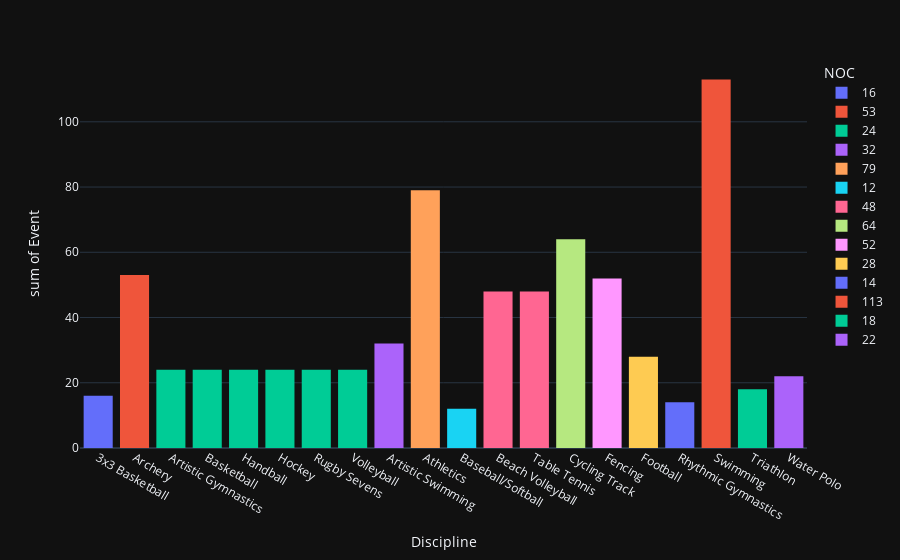

The notebook cell this image was saved under:
### Code cell
px.histogram(data_frame=eventdata,x='Discipline',y='Event',color='NOC',template='plotly_dark')

### Figure 1 — Plotly figure (JSON) as saved in the notebook; plotly's stock layout.template omitted (floating-point values rounded to 4 significant figures)
{"data": [{"alignmentgroup": "True", "bingroup": "x", "histfunc": "sum", "hovertemplate": "NOC=16<br>Discipline=%{x}<br>sum of Event=%{y}<extra></extra>", "legendgroup": "16", "marker": {"color": "#636efa", "pattern": {"shape": ""}}, "name": "16", "offsetgroup": "16", "orientation": "v", "showlegend": true, "type": "histogram", "x": ["3x3 Basketball"], "xaxis": "x", "y": [16], "yaxis": "y"}, {"alignmentgroup": "True", "bingroup": "x", "histfunc": "sum", "hovertemplate": "NOC=53<br>Discipline=%{x}<br>sum of Event=%{y}<extra></extra>", "legendgroup": "53", "marker": {"color": "#EF553B", "pattern": {"shape": ""}}, "name": "53", "offsetgroup": "53", "orientation": "v", "showlegend": true, "type": "histogram", "x": ["Archery"], "xaxis": "x", "y": [53], "yaxis": "y"}, {"alignmentgroup": "True", "bingroup": "x", "histfunc": "sum", "hovertemplate": "NOC=24<br>Discipline=%{x}<br>sum of Event=%{y}<extra></extra>", "legendgroup": "24", "marker": {"color": "#00cc96", "pattern": {"shape": ""}}, "name": "24", "offsetgroup": "24", "orientation": "v", "showlegend": true, "type": "histogram", "x": ["Artistic Gymnastics", "Basketball", "Handball", "Hockey", "Rugby Sevens", "Volleyball"], "xaxis": "x", "y": [24, 24, 24, 24, 24, 24], "yaxis": "y"}, {"alignmentgroup": "True", "bingroup": "x", "histfunc": "sum", "hovertemplate": "NOC=32<br>Discipline=%{x}<br>sum of Event=%{y}<extra></extra>", "legendgroup": "32", "marker": {"color": "#ab63fa", "pattern": {"shape": ""}}, "name": "32", "offsetgroup": "32", "orientation": "v", "showlegend": true, "type": "histogram", "x": ["Artistic Swimming"], "xaxis": "x", "y": [32], "yaxis": "y"}, {"alignmentgroup": "True", "bingroup": "x", "histfunc": "sum", "hovertemplate": "NOC=79<br>Discipline=%{x}<br>sum of Event=%{y}<extra></extra>", "legendgroup": "79", "marker": {"color": "#FFA15A", "pattern": {"shape": ""}}, "name": "79", "offsetgroup": "79", "orientation": "v", "showlegend": true, "type": "histogram", "x": ["Athletics"], "xaxis": "x", "y": [79], "yaxis": "y"}, {"alignmentgroup": "True", "bingroup": "x", "histfunc": "sum", "hovertemplate": "NOC=12<br>Discipline=%{x}<br>sum of Event=%{y}<extra></extra>", "legendgroup": "12", "marker": {"color": "#19d3f3", "pattern": {"shape": ""}}, "name": "12", "offsetgroup": "12", "orientation": "v", "showlegend": true, "type": "histogram", "x": ["Baseball/Softball"], "xaxis": "x", "y": [12], "yaxis": "y"}, {"alignmentgroup": "True", "bingroup": "x", "histfunc": "sum", "hovertemplate": "NOC=48<br>Discipline=%{x}<br>sum of Event=%{y}<extra></extra>", "legendgroup": "48", "marker": {"color": "#FF6692", "pattern": {"shape": ""}}, "name": "48", "offsetgroup": "48", "orientation": "v", "showlegend": true, "type": "histogram", "x": ["Beach Volleyball", "Table Tennis"], "xaxis": "x", "y": [48, 48], "yaxis": "y"}, {"alignmentgroup": "True", "bingroup": "x", "histfunc": "sum", "hovertemplate": "NOC=64<br>Discipline=%{x}<br>sum of Event=%{y}<extra></extra>", "legendgroup": "64", "marker": {"color": "#B6E880", "pattern": {"shape": ""}}, "name": "64", "offsetgroup": "64", "orientation": "v", "showlegend": true, "type": "histogram", "x": ["Cycling Track"], "xaxis": "x", "y": [64], "yaxis": "y"}, {"alignmentgroup": "True", "bingroup": "x", "histfunc": "sum", "hovertemplate": "NOC=52<br>Discipline=%{x}<br>sum of Event=%{y}<extra></extra>", "legendgroup": "52", "marker": {"color": "#FF97FF", "pattern": {"shape": ""}}, "name": "52", "offsetgroup": "52", "orientation": "v", "showlegend": true, "type": "histogram", "x": ["Fencing"], "xaxis": "x", "y": [52], "yaxis": "y"}, {"alignmentgroup": "True", "bingroup": "x", "histfunc": "sum", "hovertemplate": "NOC=28<br>Discipline=%{x}<br>sum of Event=%{y}<extra></extra>", "legendgroup": "28", "marker": {"color": "#FECB52", "pattern": {"shape": ""}}, "name": "28", "offsetgroup": "28", "orientation": "v", "showlegend": true, "type": "histogram", "x": ["Football"], "xaxis": "x", "y": [28], "yaxis": "y"}, {"alignmentgroup": "True", "bingroup": "x", "histfunc": "sum", "hovertemplate": "NOC=14<br>Discipline=%{x}<br>sum of Event=%{y}<extra></extra>", "legendgroup": "14", "marker": {"color": "#636efa", "pattern": {"shape": ""}}, "name": "14", "offsetgroup": "14", "orientation": "v", "showlegend": true, "type": "histogram", "x": ["Rhythmic Gymnastics"], "xaxis": "x", "y": [14], "yaxis": "y"}, {"alignmentgroup": "True", "bingroup": "x", "histfunc": "sum", "hovertemplate": "NOC=113<br>Discipline=%{x}<br>sum of Event=%{y}<extra></extra>", "legendgroup": "113", "marker": {"color": "#EF553B", "pattern": {"shape": ""}}, "name": "113", "offsetgroup": "113", "orientation": "v", "showlegend": true, "type": "histogram", "x": ["Swimming"], "xaxis": "x", "y": [113], "yaxis": "y"}, {"alignmentgroup": "True", "bingroup": "x", "histfunc": "sum", "hovertemplate": "NOC=18<br>Discipline=%{x}<br>sum of Event=%{y}<extra></extra>", "legendgroup": "18", "marker": {"color": "#00cc96", "pattern": {"shape": ""}}, "name": "18", "offsetgroup": "18", "orientation": "v", "showlegend": true, "type": "histogram", "x": ["Triathlon"], "xaxis": "x", "y": [18], "yaxis": "y"}, {"alignmentgroup": "True", "bingroup": "x", "histfunc": "sum", "hovertemplate": "NOC=22<br>Discipline=%{x}<br>sum of Event=%{y}<extra></extra>", "legendgroup": "22", "marker": {"color": "#ab63fa", "pattern": {"shape": ""}}, "name": "22", "offsetgroup": "22", "orientation": "v", "showlegend": true, "type": "histogram", "x": ["Water Polo"], "xaxis": "x", "y": [22], "yaxis": "y"}], "layout": {"barmode": "relative", "legend": {"title": {"text": "NOC"}, "tracegroupgap": 0}, "margin": {"t": 60}, "xaxis": {"anchor": "y", "domain": [0, 1], "title": {"text": "Discipline"}}, "yaxis": {"anchor": "x", "domain": [0, 1], "title": {"text": "sum of Event"}}}}
